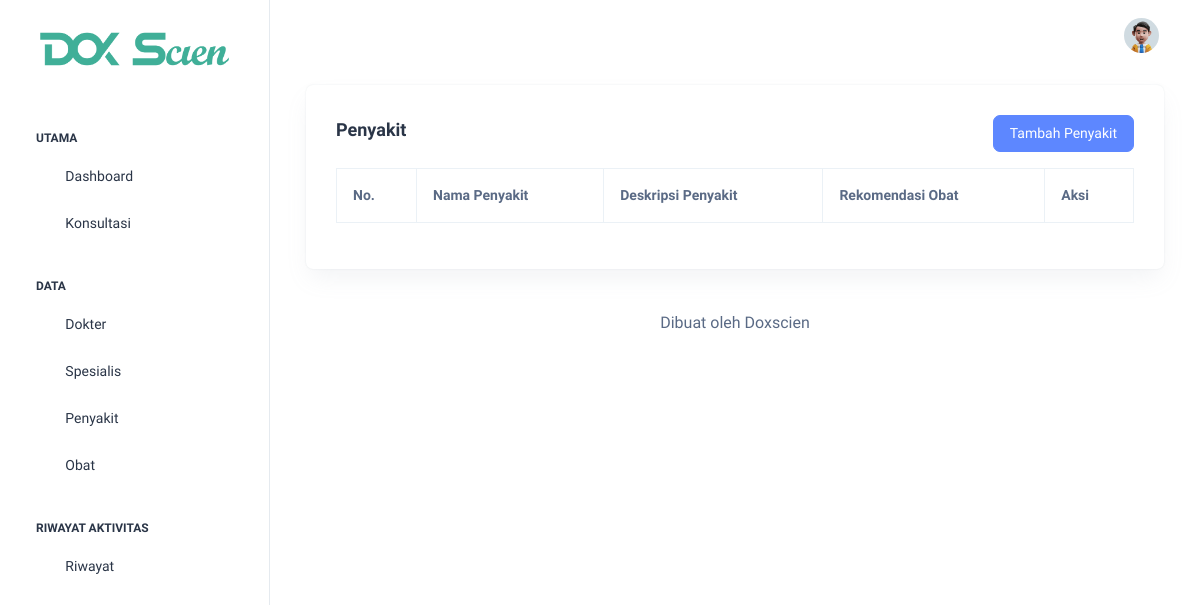
The page /admin/penyakit/index.php (signed in) on the database as committed earlier.
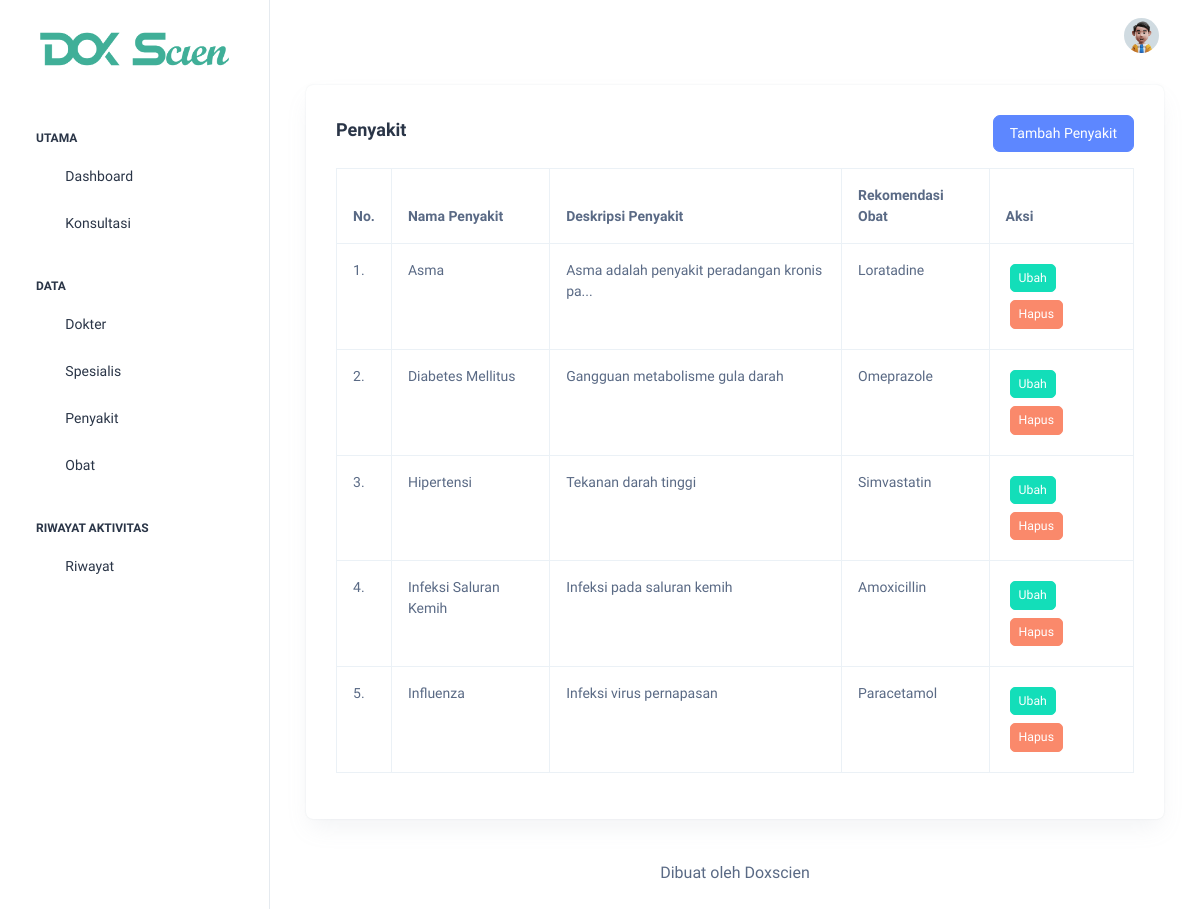
The same page on the database as committed later.
### tables this page shows
CREATE TABLE `penyakit` (
  `id_penyakit` int(11) NOT NULL,
  `nama_penyakit` varchar(100) NOT NULL,
  `deskripsi_penyakit` text NOT NULL,
  `id_obat` int(11) NOT NULL
);

CREATE TABLE `obat` (
  `id_obat` int(11) NOT NULL,
  `nama_obat` varchar(100) NOT NULL,
  `deskripsi_obat` text NOT NULL,
  `foto_obat` text NOT NULL
);

### admin/penyakit/index.php (the view, shortened to what this page needs)
<?php
require_once '../../koneksi.php';
$penyakit = mysqli_query($koneksi, "SELECT * FROM penyakit INNER JOIN obat ON penyakit.id_obat = obat.id_obat ORDER BY nama_penyakit ASC");
?>
<!doctype html>
<html lang="en">
<head>
  <?php include_once '../include/head.php'; ?>
</head>
<body>
  <div class="page-wrapper" id="main-wrapper" data-layout="vertical" data-navbarbg="skin6" data-sidebartype="full" data-sidebar-position="fixed" data-header-position="fixed">
    <?php
    include_once '../include/sidebar.php';
    ?>
    <div class="body-wrapper">
      <?php
      include_once '../include/navbar.php';
      ?>
      <div class="container-fluid">
        <div class="container-fluid">
          <div class="card">
            <div class="card-body">
              <div class="row mb-3">
                <div class="col-md-6 head-left">
                  <h5 class="card-title fw-semibold">Penyakit</h5>
                </div>
                <div class="col-md-6 head-right">
                  <a href="<?= BASE_URL; ?>/admin/penyakit/tambah_penyakit.php" class="btn btn-primary">Tambah Penyakit</a>
                </div>
              </div>
              <div class="table-responsive">
                <table class="table table-bordered" id="dataTable" width="100%" cellspacing="0">
                  <thead>
                    <tr>
                      <th>No.</th>
                      <th>Nama Penyakit</th>
                      <th>Deskripsi Penyakit</th>
                      <th>Rekomendasi Obat</th>
                      <th>Aksi</th>
                    </tr>
                  </thead>
                  <tbody>
                    <?php $i = 1; ?>
                    <?php foreach ($penyakit as $data_penyakit) : ?>
                      <tr>
                        <td><?= $i++; ?>.</td>
                        <td><?= $data_penyakit['nama_penyakit']; ?></td>
                        <td><?= strip_tags(html_entity_decode((strlen($data_penyakit['deskripsi_penyakit']) > 50) ? substr($data_penyakit['deskripsi_penyakit'], 0, 50) . '...' : $data_penyakit['deskripsi_penyakit'])); ?></td>
                        <td><?= $data_penyakit['nama_obat']; ?></td>
                        <td>
                          <a href="ubah_penyakit.php?id_penyakit=<?= $data_penyakit['id_penyakit']; ?>" class="m-1 btn btn-sm btn-success">Ubah</a>
                          <a data-nama="Penyakit <?= $data_penyakit['nama_penyakit']; ?> akan terhapus!" href="hapus_penyakit.php?id_penyakit=<?= $data_penyakit['id_penyakit']; ?>" class="btn-delete m-1 btn btn-sm btn-danger">Hapus</a>
                        </td>
                      </tr>
                    <?php endforeach ?>
                  </tbody>
                </table>
              </div>
            </div>
          </div>
        </div>
        <?php include_once '../include/footer.php'; ?>
      </div>
    </div>
  </div>
</body>
</html>

### admin/include/head.php (shortened to what this page needs)
<link rel="stylesheet" href="<?= BASE_URL; ?>/assets/libs/datatables/dataTables.bootstrap5.min.css">
<link rel="stylesheet" href="<?= BASE_URL; ?>/assets/libs/quill/quill.snow.css">
<link rel="stylesheet" href="<?= BASE_URL; ?>/assets/css/styles.min.css">
<link rel="stylesheet" href="<?= BASE_URL; ?>/assets/css/doxscien.css">

### admin/include/sidebar.php (shortened to what this page needs)
<aside class="left-sidebar">
  <div>
    <div class="brand-logo d-flex align-items-center justify-content-between">
      <a href="index.php" class="text-nowrap logo-img">
        <img src="../assets/images/logo-green.png" width="100%" alt=""/>
      </a>
    </div>
    <nav class="sidebar-nav scroll-sidebar" data-simplebar="">
      <ul id="sidebarnav">
        <li class="nav-small-cap">
          <span class="hide-menu">Utama</span>
        </li>
        <li class="sidebar-item">
          <a class="sidebar-link" href="<?= BASE_URL; ?>/admin/index.php" aria-expanded="false">
            <span>
              <i class="ti ti-layout-dashboard"></i>
            </span>
            <span class="hide-menu">Dashboard</span>
          </a>
        </li>
        <li class="sidebar-item">
          <a class="sidebar-link" href="<?= BASE_URL; ?>/admin/konsultasi/index.php" aria-expanded="false">
            <span>
              <i class="ti ti-message"></i>
            </span>
            <span class="hide-menu">Konsultasi</span>
          </a>
        </li>
        <li class="nav-small-cap">
          <span class="hide-menu">Data</span>
        </li>
        <li class="sidebar-item">
          <a class="sidebar-link" href="<?= BASE_URL; ?>/admin/dokter/index.php" aria-expanded="false">
            <span>
              <i class="ti ti-stethoscope"></i>
            </span>
            <span class="hide-menu">Dokter</span>
          </a>
        </li>
        <li class="sidebar-item">
          <a class="sidebar-link" href="<?= BASE_URL; ?>/admin/spesialis/index.php" aria-expanded="false">
            <span>
              <i class="ti ti-tools"></i>
            </span>
            <span class="hide-menu">Spesialis</span>
          </a>
        </li>
        <li class="sidebar-item">
          <a class="sidebar-link" href="<?= BASE_URL; ?>/admin/penyakit/index.php" aria-expanded="false">
            <span>
              <i class="ti ti-virus"></i>
            </span>
            <span class="hide-menu">Penyakit</span>
          </a>
        </li>
        <li class="sidebar-item">
          <a class="sidebar-link" href="<?= BASE_URL; ?>/admin/obat/index.php" aria-expanded="false">
            <span>
              <i class="ti ti-vaccine-bottle"></i>
            </span>
            <span class="hide-menu">Obat</span>
          </a>
        </li>
        <li class="nav-small-cap">
          <span class="hide-menu">Riwayat Aktivitas</span>
        </li>
        <li class="sidebar-item">
          <a class="sidebar-link" href="<?= BASE_URL; ?>/admin/riwayat/index.php" aria-expanded="false">
            <span>
              <i class="ti ti-article"></i>
            </span>
            <span class="hide-menu">Riwayat</span>
          </a>
        </li>
      </ul>
    </nav>
  </div>
</aside>

### admin/include/navbar.php (shortened to what this page needs)
<header class="app-header">
  <nav class="navbar navbar-expand-lg navbar-light">
    <div class="navbar-collapse justify-content-end px-0" id="navbarNav">
      <ul class="navbar-nav flex-row ms-auto align-items-center justify-content-end">
        <li class="nav-item dropdown">
          <a class="nav-link nav-icon-hover" href="javascript:void(0)" id="drop2" data-bs-toggle="dropdown"
            aria-expanded="false">
            <img src="<?= BASE_URL; ?>/assets/images/profile/user-1.jpg" alt="" width="35" height="35" class="rounded-circle">
          </a>
        </li>
      </ul>
    </div>
  </nav>
</header>

### admin/include/footer.php
<div class="py-6 px-6 text-center">
  <p class="mb-0 fs-4">Dibuat oleh Doxscien</p>
</div>

### assets/css/doxscien.css (style rules this page uses)
.head-left { text-align: left; margin: auto; }
.head-right { text-align: right; margin: auto; }

Rows that differ between the two databases and show on the page:
added penyakit: nama_penyakit "Asma", deskripsi_penyakit "Asma adalah penyakit peradangan kronis pa...", id_obat.nama_obat "Loratadine"
added penyakit: nama_penyakit "Diabetes Mellitus", deskripsi_penyakit "Gangguan metabolisme gula darah", id_obat.nama_obat "Omeprazole"
added penyakit: nama_penyakit "Hipertensi", deskripsi_penyakit "Tekanan darah tinggi", id_obat.nama_obat "Simvastatin"
added penyakit: nama_penyakit "Infeksi Saluran Kemih", deskripsi_penyakit "Infeksi pada saluran kemih", id_obat.nama_obat "Amoxicillin"
added penyakit: nama_penyakit "Influenza", deskripsi_penyakit "Infeksi virus pernapasan", id_obat.nama_obat "Paracetamol"
